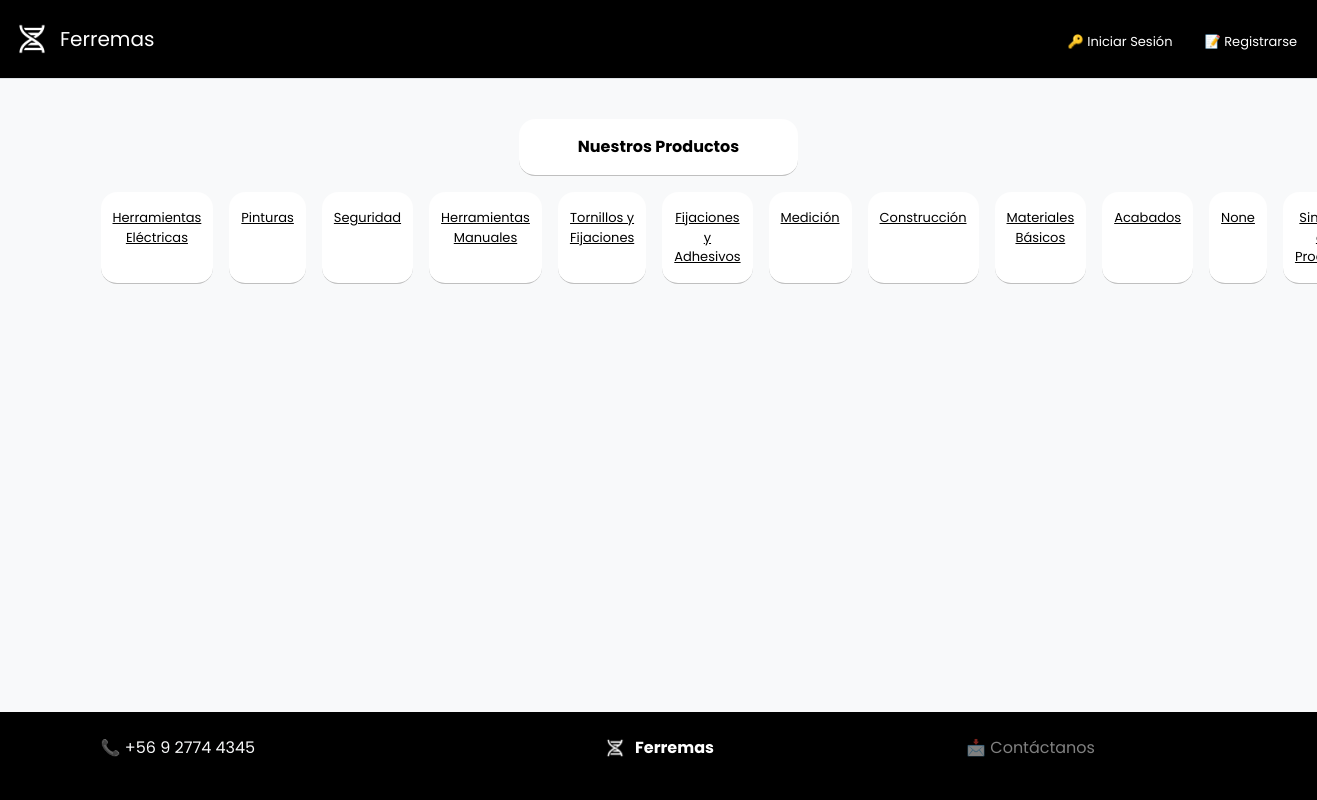
The app's page /filtrado/79 with its own data.
### core/models.py (models this page shows, shortened)
class Tipo_producto(models.Model):
    id_tipo_producto = models.AutoField(primary_key=True)
    nombre = models.CharField(max_length=20, null=True)

### core/views.py (the view)
# urls.py: path("filtrado/<int:id_categoria>", filtrado, name="filtrado"),
def filtrado(request, id_categoria):
    categoria = ""
    if id_categoria == 1:
        categoria = "notes"
    else:
        categoria = "smarts"
    categorias = Tipo_producto.objects.all()
    productos = Producto.objects.filter(id_tipo_producto_id=id_categoria)
    return render(
        request, f"{categoria}.html", {"productos": productos, "categorias": categorias}
    )

### core/context_processors.py (called while the page is built)
def cargar_perfil_y_perfiles(request):
    perfil = None
    perfiles = []
    if request.user.is_authenticated:
        perfil = PerfilUsuario.objects.filter(user=request.user).first()
        perfiles = PerfilUsuario.objects.all()
    return {
        'perfil': perfil,
        'perfiles': perfiles,
    }

### core/templates/smarts.html (shortened to what this page needs)
{% extends 'plantilla.html' %}
{% load static %}
{% load humanize %}
{% block links %}
<link rel="stylesheet" href="{% static 'css/index.css' %}" />
{% endblock %}
{% block content %}
<main class="mb-5 d-flex flex-column gap-3">
  <div class="container">
    <div id="Recomendaciones-title"
      class="w-25 border-black border border-1 border-top-0 border-end-0 border-start-0 border-opacity-25 bg-white rounded-4 text-black container pt-3 pb-3 rounded-2 text-center my-3">
      <span class="fw-bold">Nuestros Productos</span>
    </div>
    <div class="my-3 d-flex gap-3"  id="categorias">
      {% for categoria in categorias %}
        <a href="{% url 'filtrado' categoria.id_tipo_producto  %}" class="w-25 border-black border border-1 border-top-0 border-end-0 border-start-0 border-opacity-25 bg-white rounded-4 text-black container pt-3 pb-3 rounded-2 text-center">{{categoria.nombre}}</a>
      {% endfor %}
    </div>
  </div>
</main>
{% endblock %}

### core/static/css/plantilla.css (style rules this page uses)
main { animation: aparecer 0.2s; }

### core/static/css/index.css (style rules this page uses)
#categorias { font-size: small; }

### records on screen
Tipo_producto: nombre "Herramientas Eléctricas"
Tipo_producto: nombre "Pinturas"
Tipo_producto: nombre "Seguridad"
Tipo_producto: nombre "Herramientas Manuales"
Tipo_producto: nombre "Tornillos y Fijaciones"
Tipo_producto: nombre "Fijaciones y Adhesivos"
Tipo_producto: nombre "Medición"
Tipo_producto: nombre "Construcción"
Tipo_producto: nombre "Materiales Básicos"
Tipo_producto: nombre "Acabados"
Tipo_producto: nombre "None"
Tipo_producto: nombre "Sin…"
